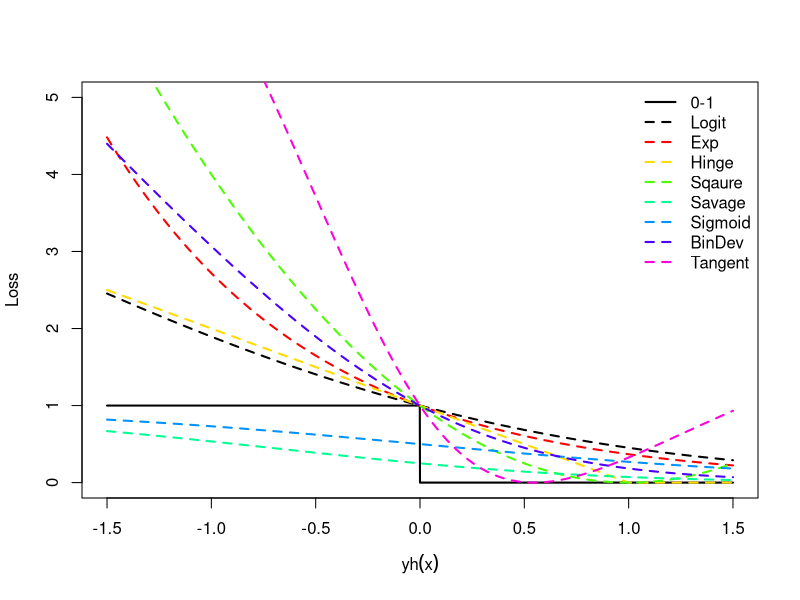
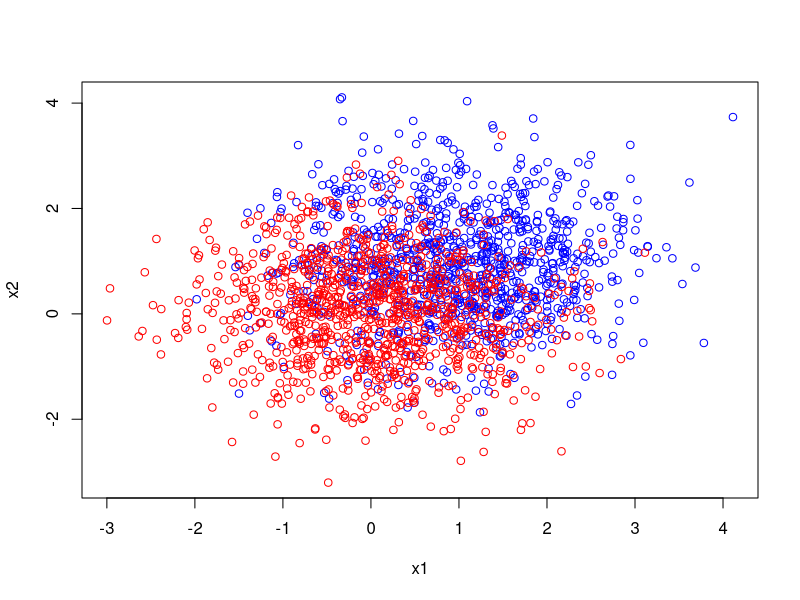
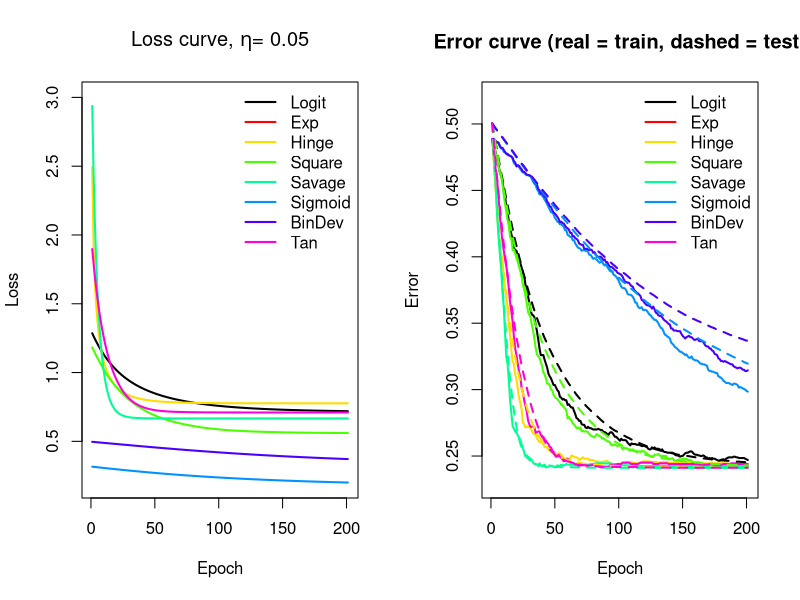
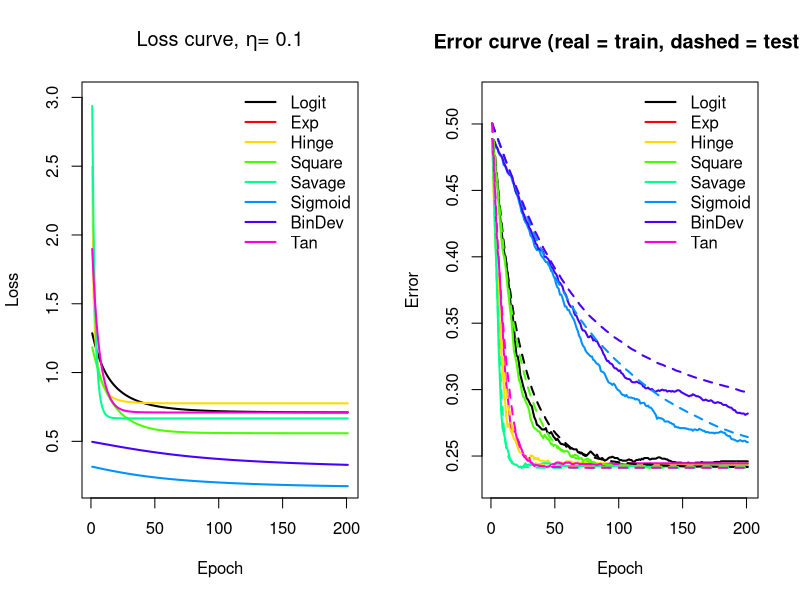
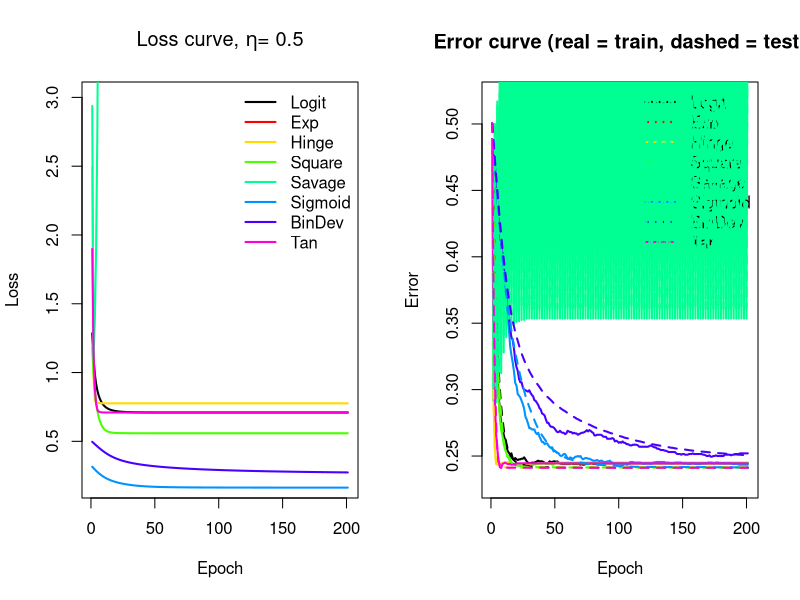

Recreate these plots in R, in order.
## ---- chunk 1
##### Loss functions #####
fn.01 <- function(m) {
  loss <- c()
  loss[m >= 0] <- 0
  loss[m < 0] <- 1
  return(loss)
}
fn.exp <- function(m) {
  loss <- exp(-m)
  return(loss)
}
fn.hinge <- function(m) {
  loss <- sapply(X = m, FUN = function(x) {
    return(max(c(0, 1 - x)))
  })
  return(loss)
}
fn.logit <- function(m) {
  loss <- log(x = 1 + exp(-m), base = 2)
  return(loss)
}
fn.square <- function(m) {
  loss <- (1 - m)^2
  return(loss)
}
fn.savage <- function(m) {
  loss <- 1 / (1 + exp(m))^2
  return(loss)
}
fn.sigmoid <- function(m) {
  loss <- 1 / (1 + exp(m))
  return(loss)
}
fn.bindev <- function(m) {
  loss <- log(x = 1 + exp(-2*m), base = 2)
  return(loss)
}
fn.tan <- function(m) {
  loss <- (2 * atan(m) - 1)^2
  return(loss)
}
##### Gradients of loss functions #####
fn.logit.grad <- function(m) {
  a <- 1 / log(x = 2)
  b <- -1 / (1 + exp(m))
  grad <- a * b
  return(grad)
}
fn.exp.grad <- function(m) {
  grad <- - exp(-m)
  return(grad)
}
fn.hinge.grad <- function(m) {
  grad <- c()
  grad[m <= 1] <- -1
  grad[m > 1] <- 0
  return(grad)
}
fn.square.grad <- function(m) {
  grad <- 2 * (m - 1)
  return(grad)
}
fn.savage.grad <- function(m) {
  a <- -2 * exp(m)
  b <- 1 / (1 + exp(m))^3
  grad <- a * b
  return(grad)
}
fn.sigmoid.grad <- function(m) {
  a <- -1 / (1 + exp(-m))
  b <- 1 / (1 + exp(m))
  grad <- a * b
  return(grad)
}
fn.bindev.grad <- function(m) {
  a <- -2 / log(x = 2)
  b <- 1 / (1 + exp(2 * m))
  grad <- a * b
  return(grad)
}
fn.tan.grad <- function(m) {
  a <- 4 * (2 * atan(x = m) - 1)
  b <- 1 / (1 + m^2)
  grad <- a * b
  return(grad)
}
##### Other functions #####
library(mvtnorm)
fn.gen.dt <- function(n0, n1) {
  x0 <- rmvnorm(n = n0, mean = c(0, 0), sigma = diag(x = 1, nrow = 2))
  x1 <- rmvnorm(n = n1, mean = c(1, 1), sigma = diag(x = 1, nrow = 2))
  x <- rbind(x0, x1) ; rm(x0, x1)
  colnames(x) <- paste0("x", 1:ncol(x))
  y <- c(rep(-1, n0), rep(1, n1))
  return(list(x = x, y = y))
}
fn.h <- function(w0, w, x) {
  h.x <- w0 + as.numeric(rbind(x) %*% cbind(w)) # for vector/matrix
  return(h.x)
}
fn.init <- function(n) {
  r <- runif(n = n, min = -1, max = 1)
  w0 <- r[1]
  w <- r[2:(n)]
  return(list(w0 = w0, w = w))
}
fn.grad <- function(w0, w, x, y, loss) {
  h <- fn.h(w0 = w0, w = w, x = x)
  m <- y * h
  y.grad.l.m <- y * get(x = paste0("fn.", loss, ".grad"))(m)
  grad.w0 <- mean(y.grad.l.m)
  y.grad.l.m.mtx <- matrix(data = y.grad.l.m, ncol = ncol(x), nrow = length(y.grad.l.m), byrow = FALSE)
  grad.w <- colMeans(y.grad.l.m.mtx * x)
  return(list(grad.w0 = grad.w0, grad.w = grad.w))
}
fn.fit <- function(w0, w, x, y, loss, eta, itr) {
  #
  w0.tr <- rep(0, itr + 1)
  w.tr <- matrix(data = 0, nrow = itr + 1, ncol = length(w))
  loss.tr <- rep(0, itr + 1)
  err.tr <- rep(0, itr + 1)
  #
  w0.tr[1] <- w0
  w.tr[1,] <- w
  h <- fn.h(w0 = w0, w = w, x = x)
  m <- y * h
  loss.tr[1] <- mean(get(x = paste0("fn.", loss))(m))
  err.tr[1] <- mean(get(x = paste0("fn.01"))(m))
  #
  for (i in 1:itr) {
    # i <- 1
    w0.old <- w0.tr[i]
    w.old <- w.tr[i,]
    grad <- fn.grad(w0 = w0.old, w = w.old, x = x, y = y, loss = loss)
    w0.new <- w0.old - (eta * grad$"grad.w0")
    w.new <- w.old - (eta * grad$"grad.w")
    #
    w0.tr[i + 1] <- w0.new
    w.tr[i + 1,] <- w.new
    h <- fn.h(w0 = w0.new, w = w.new, x = x)
    m <- y * h
    loss.tr[i + 1] <- mean(get(x = paste0("fn.", loss))(m))
    err.tr[i + 1] <- mean(get(x = paste0("fn.01"))(m))
  }
  #
  return(list(w0 = w0.tr[i + 1],
              w = w.tr[i + 1,],
              trace = list(loss = loss.tr, err = err.tr, w0 = w0.tr, w = w.tr)))
}
## ---- chunk 2
m <- seq(from = -1.5, to = 1.5, by = 0.001)
ylim <- c(0, 5) ; lwd <- 2 ; lty <- 2
plot(x = m, y = fn.01(m = m), type = "l", xlab = expression(yh(x)), ylab = "Loss", ylim = ylim, lwd = lwd)
lines(x = m, y = fn.logit(m = m), lty = lty, lwd = lwd)
lines(x = m, y = fn.exp(m = m), lty = lty, lwd = lwd, col = rainbow(7)[1])
lines(x = m, y = fn.hinge(m = m), lty = lty, lwd = lwd, col = rainbow(7)[2])
lines(x = m, y = fn.square(m = m), lty = lty, lwd = lwd, col = rainbow(7)[3])
lines(x = m, y = fn.savage(m = m), lty = lty, lwd = lwd, col = rainbow(7)[4])
lines(x = m, y = fn.sigmoid(m = m), lty = lty, lwd = lwd, col = rainbow(7)[5])
lines(x = m, y = fn.bindev(m = m), lty = lty, lwd = lwd, col = rainbow(7)[6])
lines(x = m, y = fn.tan(m = m), lty = lty, lwd = lwd, col = rainbow(7)[7])
legend("topright", legend = c("0-1", "Logit", "Exp", "Hinge", "Sqaure", "Savage", "Sigmoid", "BinDev", "Tangent"), bty = "n", lty = c(1, rep(lty, 8)), lwd = lwd, col = c(1, 1, rainbow(7)))
## ---- chunk 3
n.pos <- 1000
n.neg <- 1000
x.pos <- mvtnorm::rmvnorm(n = n.pos, mean = c(1, 1), sigma = diag(x = 1, nrow = 2))
x.neg <- mvtnorm::rmvnorm(n = n.neg, mean = c(0, 0), sigma = diag(x = 1, nrow = 2))
x <- rbind(x.pos, x.neg)
y <- c(rep(1, n.pos), rep(-1, n.neg))
col <- c()
col[y == 1] <- "blue"
col[y == -1] <- "red"
plot(x, xlab = "x1", ylab = "x2", col = col)
## ---- chunk 4
dt <- fn.gen.dt(n0 = 1000, n1 = 1000)
x <- dt$"x"
y <- dt$"y"
dt.ts <- fn.gen.dt(n0 = 100000, n1 = 100000)
x.ts <- dt.ts$"x"
y.ts <- dt.ts$"y"
w0 <- 0
w <- c(-1, 1)
lwd <- 2
loss <- c("logit", "exp", "hinge", "square", "savage", "sigmoid", "bindev", "tan")




##### Eta = 0.05 #####
res <- list()
for (i in 1:length(loss)) {
  # print(loss[i])
  res[[i]] <- fn.fit(w0 = w0, w = w, x = x, y = y, loss = loss[i], eta = 0.05, itr = 200)
}
names(res) <- loss
# Loss curve
layout(matrix(data = 1:2, nrow = 1, ncol = 2))
ylim <- c(0.2, 3)
plot(res[[1]]$"trace"$"loss", type = "l", xlab = "Epoch", ylab = "Loss", ylim = ylim, lwd = lwd, lty = 1)
title(main = expression(paste("Loss curve, ", eta, "= 0.05")))
for (i in 2:length(loss)) {
  lines(res[[i]]$"trace"$"loss", type = "l", col = rainbow(7)[i], lwd = lwd, lty = 1)
}
legend("topright",
       legend = c("Logit", "Exp", "Hinge", "Square", "Savage", "Sigmoid", "BinDev", "Tan"),
       bty = "n", lty = 1, lwd = lwd, col = c(1, rainbow(7)))
# Training curve
ylim <- c(0.23, 0.52)
plot(res[[1]]$"trace"$"err", type = "l", xlab = "Epoch", ylab = "Error", ylim = ylim, lwd = lwd, lty = 1)
title(main = "Error curve (real = train, dashed = test)")
for (i in 2:length(loss)) {
  lines(res[[i]]$"trace"$"err", type = "l", col = rainbow(7)[i], lwd = lwd, lty = 1)
}
legend("topright",
       legend = c("Logit", "Exp", "Hinge", "Square", "Savage", "Sigmoid", "BinDev", "Tan"),
       bty = "n", lty = 1, lwd = lwd, col = c(1, rainbow(7)))
# Test curve
err.ts <- list()
for (i in 1:length(res)) {
  err <- c()
  for (j in 1:201) {
    w0.ts <- res[[i]]$"trace"$"w0"[j]
    w.ts <- res[[i]]$"trace"$"w"[j,]
    yhat.ts <- fn.h(w0 = w0.ts, w = w.ts, x = x.ts)
    yhat.ts[yhat.ts >= 0] <- 1
    yhat.ts[yhat.ts < 0] <- -1
    err[j] <- sum(y.ts != yhat.ts) / 200000
  }
  err.ts[[i]] <- err
}
lines(err.ts[[1]], type = "l", lwd = lwd, lty = 2)
for (i in 2:length(err.ts)) {
  lines(err.ts[[i]], type = "l", col = rainbow(7)[i], lwd = lwd, lty = 2)
}




##### Eta = 0.1 #####
res <- list()
for (i in 1:length(loss)) {
  # print(loss[i])
  res[[i]] <- fn.fit(w0 = w0, w = w, x = x, y = y, loss = loss[i], eta = 0.1, itr = 200)
}
names(res) <- loss
# Loss curve
layout(matrix(data = 1:2, nrow = 1, ncol = 2))
ylim <- c(0.2, 3)
plot(res[[1]]$"trace"$"loss", type = "l", xlab = "Epoch", ylab = "Loss", ylim = ylim, lwd = lwd, lty = 1)
title(main = expression(paste("Loss curve, ", eta, "= 0.1")))
for (i in 2:length(loss)) {
  lines(res[[i]]$"trace"$"loss", type = "l", col = rainbow(7)[i], lwd = lwd, lty = 1)
}
legend("topright",
       legend = c("Logit", "Exp", "Hinge", "Square", "Savage", "Sigmoid", "BinDev", "Tan"),
       bty = "n", lty = 1, lwd = lwd, col = c(1, rainbow(7)))
# Training curve
ylim <- c(0.23, 0.52)
plot(res[[1]]$"trace"$"err", type = "l", xlab = "Epoch", ylab = "Error", ylim = ylim, lwd = lwd, lty = 1)
title(main = "Error curve (real = train, dashed = test)")
for (i in 2:length(loss)) {
  lines(res[[i]]$"trace"$"err", type = "l", col = rainbow(7)[i], lwd = lwd, lty = 1)
}
legend("topright",
       legend = c("Logit", "Exp", "Hinge", "Square", "Savage", "Sigmoid", "BinDev", "Tan"),
       bty = "n", lty = 1, lwd = lwd, col = c(1, rainbow(7)))
# Test curve
err.ts <- list()
for (i in 1:length(res)) {
  err <- c()
  for (j in 1:201) {
    w0.ts <- res[[i]]$"trace"$"w0"[j]
    w.ts <- res[[i]]$"trace"$"w"[j,]
    yhat.ts <- fn.h(w0 = w0.ts, w = w.ts, x = x.ts)
    yhat.ts[yhat.ts >= 0] <- 1
    yhat.ts[yhat.ts < 0] <- -1
    err[j] <- sum(y.ts != yhat.ts) / 200000
  }
  err.ts[[i]] <- err
}
lines(err.ts[[1]], type = "l", lwd = lwd, lty = 2)
for (i in 2:length(err.ts)) {
  lines(err.ts[[i]], type = "l", col = rainbow(7)[i], lwd = lwd, lty = 2)
}




##### Eta = 0.5 #####
res <- list()
for (i in 1:length(loss)) {
  # print(loss[i])
  res[[i]] <- fn.fit(w0 = w0, w = w, x = x, y = y, loss = loss[i], eta = 0.5, itr = 200)
}
names(res) <- loss
# Loss curve
layout(matrix(data = 1:2, nrow = 1, ncol = 2))
ylim <- c(0.2, 3)
plot(res[[1]]$"trace"$"loss", type = "l", xlab = "Epoch", ylab = "Loss", ylim = ylim, lwd = lwd, lty = 1)
title(main = expression(paste("Loss curve, ", eta, "= 0.5")))
for (i in 2:length(loss)) {
  lines(res[[i]]$"trace"$"loss", type = "l", col = rainbow(7)[i], lwd = lwd, lty = 1)
}
legend("topright",
       legend = c("Logit", "Exp", "Hinge", "Square", "Savage", "Sigmoid", "BinDev", "Tan"),
       bty = "n", lty = 1, lwd = lwd, col = c(1, rainbow(7)))
# Training curve
ylim <- c(0.23, 0.52)
plot(res[[1]]$"trace"$"err", type = "l", xlab = "Epoch", ylab = "Error", ylim = ylim, lwd = lwd, lty = 1)
title(main = "Error curve (real = train, dashed = test)")
for (i in 2:length(loss)) {
  lines(res[[i]]$"trace"$"err", type = "l", col = rainbow(7)[i], lwd = lwd, lty = 1)
}
legend("topright",
       legend = c("Logit", "Exp", "Hinge", "Square", "Savage", "Sigmoid", "BinDev", "Tan"),
       bty = "n", lty = 1, lwd = lwd, col = c(1, rainbow(7)))
# Test curve
err.ts <- list()
for (i in 1:length(res)) {
  err <- c()
  for (j in 1:201) {
    w0.ts <- res[[i]]$"trace"$"w0"[j]
    w.ts <- res[[i]]$"trace"$"w"[j,]
    yhat.ts <- fn.h(w0 = w0.ts, w = w.ts, x = x.ts)
    yhat.ts[yhat.ts >= 0] <- 1
    yhat.ts[yhat.ts < 0] <- -1
    err[j] <- sum(y.ts != yhat.ts) / 200000
  }
  err.ts[[i]] <- err
}
lines(err.ts[[1]], type = "l", lwd = lwd, lty = 2)
for (i in 2:length(err.ts)) {
  lines(err.ts[[i]], type = "l", col = rainbow(7)[i], lwd = lwd, lty = 2)
}
